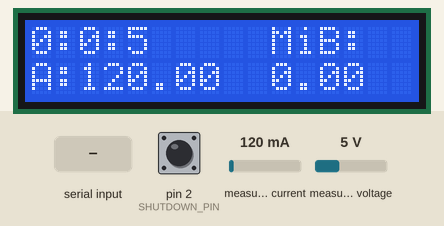
Recording of a sketch running on a simulated Arduino Uno, built for the host (arithmetic inside an expression is 32-bit, double 64-bit). Shown: 16×2 character LCD. Inputs (shaded band) come from the test bench; at power-on: pin 2 (SHUTDOWN_PIN) HIGH, measured current 120 mA, measured voltage 5 V. Storage starts empty; what the sketch prints to the serial monitor is not drawn.

Above: at 5.2 s.
At 6.2 s:
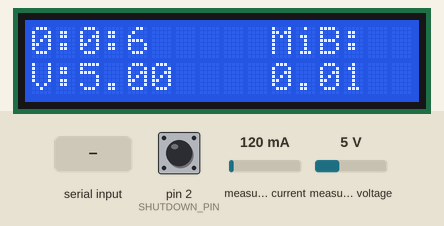
6.3 s: "s" received over Serial
At 6.95 s:
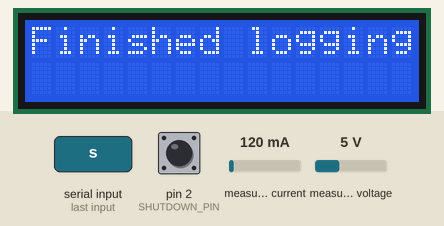
At 7.7 s:
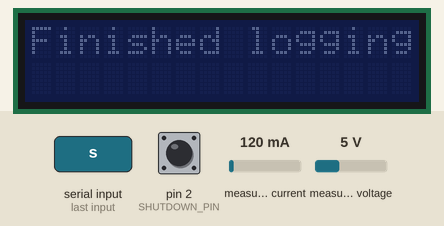
Timing chart, 0 to 9.3 s (numbered marks = the images above; inputs shaded):
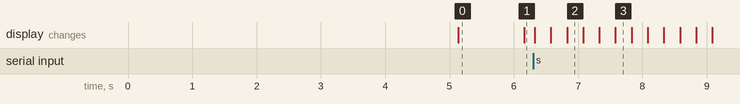

Measured:
- after the input at 6.3 s, the display: changes at once (image 2)
- what the display in image 0 shows lasts 1.1 s, from 5.1 s to 6.2 s

The sketch:

power_monitor.ino
```cpp
#include <LiquidCrystal_PCF8574.h>
#include <SD.h>
#include <Adafruit_INA219.h>

#define LOGGING_INTERVAL  1000         // Logging 1000 times per second
#define CHIP_SELECT       10           // CS pin on the SD card board
#define LCD_FULLBRIGHT    255          // Brightest possible setting for LCD
#define LCD_FULLDIM       0            // Dimmest possible setting for LCD
#define FILENAME_PREFIX   "log_"       // Prefix for log filenames
#define FILE_EXTENSION    ".csv"       // File extension for log files
#define SHUTDOWN_PIN      2            // Pin to turn off the testing
#define MAXFILESIZE_MiB   512          // Max size a file can be in MiB
#define SHUTDOWN_PRESSES  5            // Amount of seconds the shutdown needs to be pressed

Adafruit_INA219 ina219;                // Initialise the INA219 power monitor
LiquidCrystal_PCF8574 lcd(0x27);       // Set the LCD address to 0x27 for a 16 chars and 2 line display
File dataFile;                         // Creating global file

enum VALUE_INDEX                       // Enum to guarantee that the order of all arrays/datapoints is the same
{
  VOLTAGE,
  AMPERAGE
};

char VALUES[] = {'V', 'A'};       // Shorthand notation for units

void setup()
{
  // Setup crude devices
  pinMode(SHUTDOWN_PIN, INPUT_PULLUP);

  // Setup serial
  Serial.begin(9600);

  // Setup LCD
  lcd.begin(16, 2);
  lcd.setBacklight(LCD_FULLBRIGHT);

  // Setup SD
  if (!SD.begin(CHIP_SELECT))
  {
    crashLoop("Unable to locate the SD card");
  }

  File root = SD.open("/");

  while(true)
  {
    File entry = root.openNextFile();
    if(!entry)
    {
      root.close();
      break;
    }
    entry.close();
    SD.remove(entry.name());
  }

  createNewFile();

  // Setup INA219
  if (!ina219.begin())
  {
    crashLoop("Unable to initialise the INA219 chips");
  }

  delay(5000);
}

void loop()
{
  unsigned long currentTime = millis();
  static unsigned long nextDisplayRefresh = 0;
  static unsigned long nextLoggingMoment = 0;
  static int shutdownPresses = 0;

  // Update display routine
  if (currentTime >= nextDisplayRefresh)
  {
    lcd.clear();
    lcd.home();
    lcd.print(millisToTime(currentTime / 1000));
    printData(currentTime / 1000);
    printSize();
    checkFileSize();
    nextDisplayRefresh = millis() + 1000;
  }

  // Logging routine
  if (currentTime >= nextLoggingMoment)
  {
    static int msBetweenLogs = (int) (1000 / LOGGING_INTERVAL);
    dataFile.println(formatLogData());
    nextLoggingMoment = millis() + msBetweenLogs;
  }

  // Shutdown routine
  if (Serial.available())
  {
    char command = Serial.read();
    if (command == 's')
    {
      crashLoop("Finished logging!");
    }
  }

  if(!digitalRead(SHUTDOWN_PIN))
  {
    delay(100);
    lcd.clear();
    lcd.home();
    lcd.print("Shutdown: " + String(shutdownPresses) + "/" + String(SHUTDOWN_PRESSES));
    delay(1000);
    if (shutdownPresses == SHUTDOWN_PRESSES)
    {
      crashLoop("Shutdown!");
    }
    shutdownPresses++;
  }
  else
  {
    shutdownPresses = 0;
  }
}

// Function to create a new file with a unique name using static index
void createNewFile()
{
  static int fileIndex = 0;

  char fileName[20];
  snprintf(fileName, sizeof(fileName), "%s%d%s", FILENAME_PREFIX, fileIndex, FILE_EXTENSION);

  fileIndex++;

  dataFile.flush();
  dataFile.close();

  dataFile = SD.open(fileName, FILE_WRITE);

  if (dataFile)
  {
    Serial.print("New file created: ");
    Serial.println(fileName);
    dataFile.println("V,µA");
  }
  else
  {
    crashLoop("Unable to write to file");
  }
}

// Function that returns String formatted time in h:m:s
String millisToTime(unsigned long totalSeconds)
{
  int second = totalSeconds % 60;
  totalSeconds = (totalSeconds - second) / 60;
  int minute = totalSeconds % 60;
  totalSeconds = (totalSeconds - minute) / 60;
  int hour = totalSeconds;

  return String(hour) + ":" + String(minute) + ":" + String(second);
}

// Function that formats data as a CSV String
String formatLogData()
{
  float* data = logData();

  return String(data[VOLTAGE]) + "," + String(data[AMPERAGE], 6);
}

// Function that logs the data and returns it as an array
float* logData()
{
  static float results[2];

  results[VOLTAGE] = ina219.getBusVoltage_V();
  results[AMPERAGE] = ina219.getCurrent_mA();

  return results;
}

void printData(unsigned long time)
{
  int index = time % 2;
  float value = logData()[index];
  char valueType = VALUES[index];

  lcd.setCursor(0, 1);
  lcd.print(String(valueType) + ":" + String(value, 2));
}

void printSize()
{
  double bytesToMb = (double) dataFile.size() / 1024 / 1024;

  lcd.setCursor(10, 0);
  lcd.print("MiB:");

  lcd.setCursor(10, 1);
  lcd.print(bytesToMb);
}

void checkFileSize()
{
  int bytesToMb = dataFile.size() / 1024 / 1024;

  if (bytesToMb >= MAXFILESIZE_MiB)
  {
    createNewFile();
  }
}

// Function that halts all execution and flashes the screen repeatedly
void crashLoop(String errorMsg)
{
  dataFile.flush();
  dataFile.close();
  lcd.clear();
  lcd.home();
  lcd.print(errorMsg);

  for (int i = 0; i < 20; i++)
  {
    delay(250);
    lcd.setBacklight(LCD_FULLDIM);
    delay(250);
    lcd.setBacklight(LCD_FULLBRIGHT);
    Serial.println(errorMsg);
  }

  delay(200);
  Serial.flush();
  lcd.setBacklight(LCD_FULLDIM);
  while (true);
}
```
